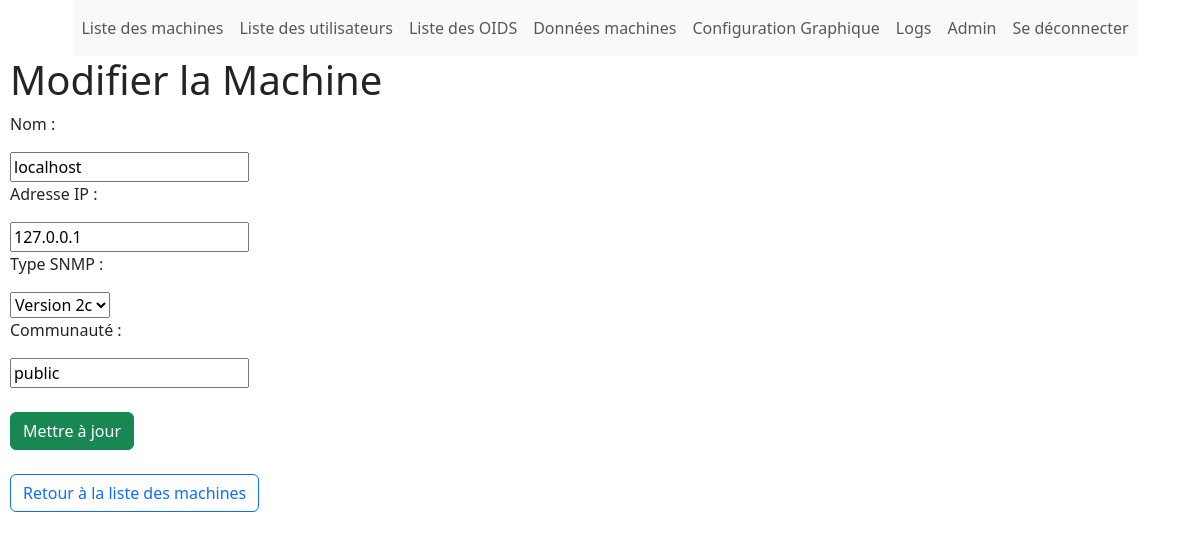
The app's page /menu_principal/edit_machine/1/ (signed in) with its own data.
### configuration/models.py (models this page shows, shortened)
class Machine(models.Model):
    name = models.CharField(max_length=255)
    IPAdresse = models.GenericIPAddressField()
    port = models.IntegerField(default=161)
    SNMP_CHOICES = [
        ('1', 'Version 1'),
        ('2c', 'Version 2c'),
        ('3', 'Version 3')
    ]
    SNMPType = models.CharField(max_length=3, choices=SNMP_CHOICES, default='1')
    Community = models.CharField(max_length=255, default=None)

### configuration/views.py (the view)
# urls.py: path('edit_machine/<int:machine_id>/', views.edit_machine, name='edit_machine'),
@login_required
def edit_machine(request, machine_id):
    machine = get_object_or_404(Machine, id=machine_id)
    if request.method == 'POST':
        form = MachineForm(request.POST, instance=machine)
        if form.is_valid():
            form.save()
            return redirect('liste_machines')
    else:
        form = MachineForm(instance=machine)
    return render(request, 'edit_machine.html', {'form': form})

### configuration/forms.py
class MachineForm (forms.ModelForm):
    class Meta :
        model = Machine
        fields = ['name' , 'IPAdresse', 'SNMPType', 'Community']

### configuration/templates/edit_machine.html (shortened to what this page needs)
{% include 'template.html' %}
<!DOCTYPE html>
<html lang="en">
<head>
</head>
<body>
    <h1>Modifier la Machine</h1>
    <form method="post">
    <p>Nom :</p>
    {{ form.name }}
    <p>Adresse IP :</p>
    {{ form.IPAdresse }}
    <p>Type SNMP :</p>
    {{ form.SNMPType }}
    <p>Communauté :</p>
    {{ form.Community }}
        <br><br>
        <button class="btn btn-success" type="submit">Mettre à jour</button>
    </form>
    <br>
    <a class="btn btn-outline-primary" href="{% url 'liste_machines' %}">Retour à la liste des machines</a>
</body>
</html>

### configuration/templates/template.html (style rules this page uses)
body { margin-left: 10px; }

### records on screen
Machine: name "localhost", IPAdresse "127.0.0.1", SNMPType "Version 2c", Community "public"
